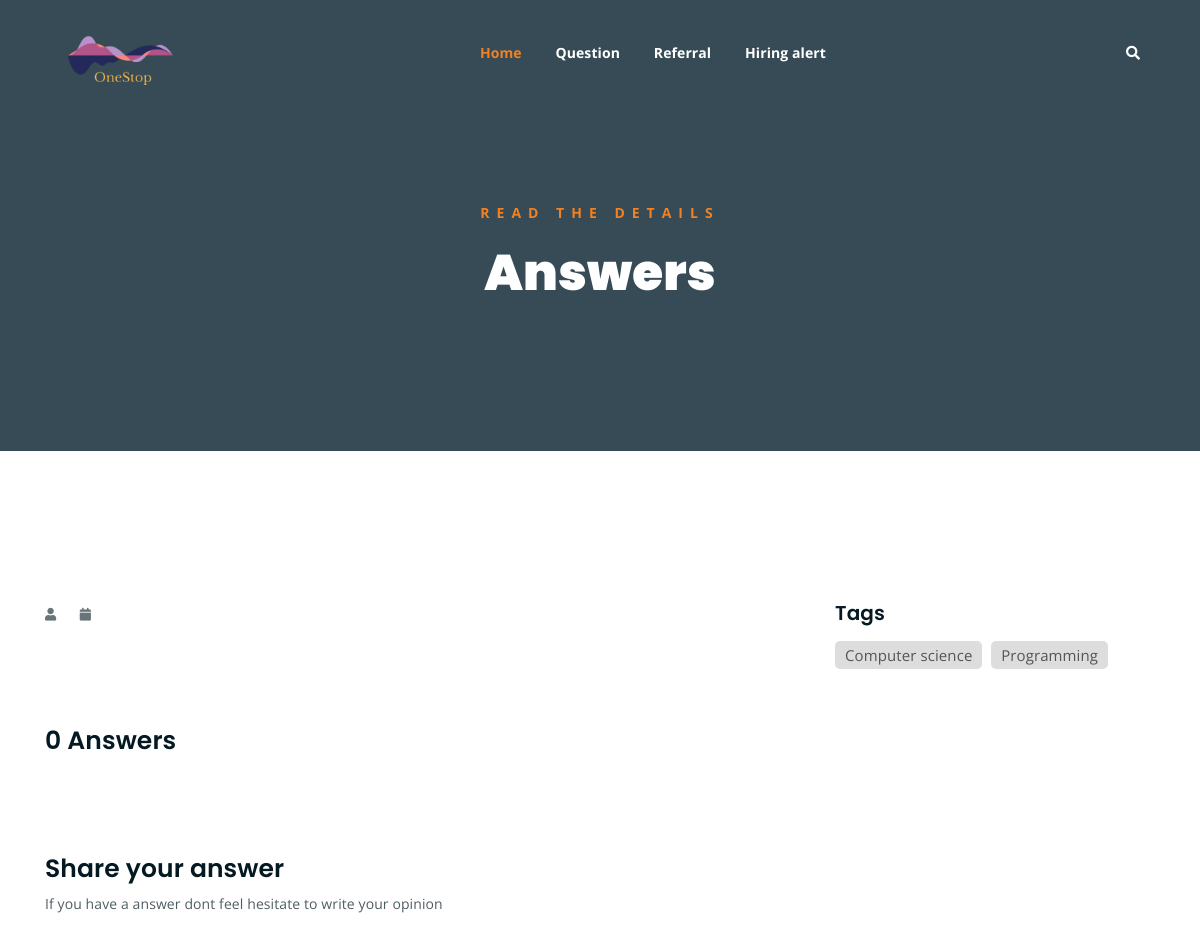
The page /Question/5/ (upper part) on the database as committed earlier.
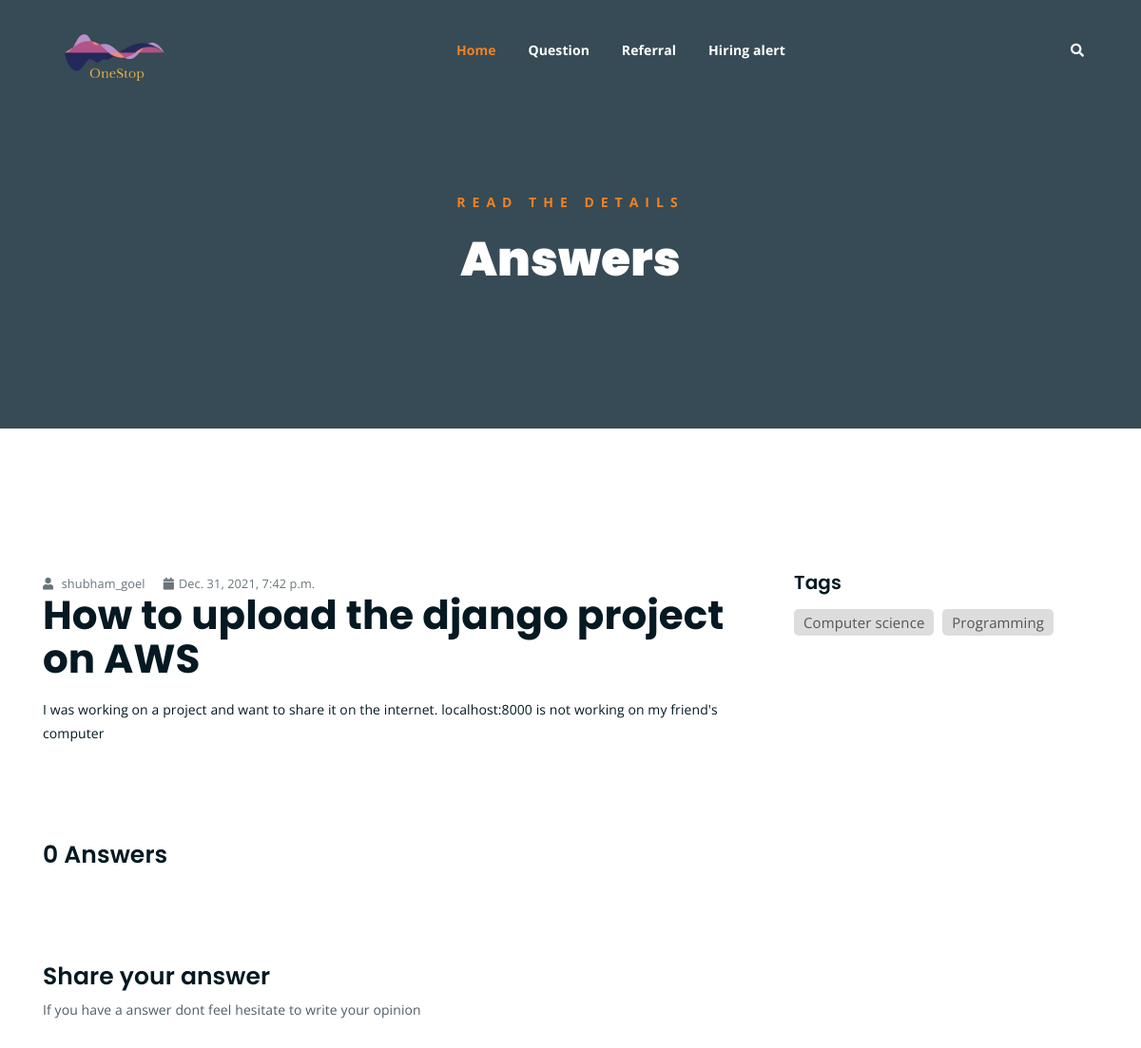
The same page on the database as committed later.
### main/models.py (models this page shows)
class Question(models.Model):
    title = models.CharField(max_length=500)
    description = models.TextField()
    image = models.ImageField(upload_to='mainapp/question_images/', null=True)
    student = models.ForeignKey(User, on_delete=models.CASCADE)
    date_posted = models.DateTimeField(default=datetime.datetime.now)

### main/views.py (the view)
# urls.py: path("Question/<int:pk>/", QuestionDetailView, name="Questions-detail"),
def QuestionDetailView(request, pk):
    context = {
        "question": Question.objects.filter(pk=pk).first(),
        "answers": Answer.objects.filter(question__pk=pk),
    }
    return render(request, "main/Question_detail.html", context)

### main/templates/main/Question_detail.html (shortened to what this page needs)
{% extends "main/base.html" %} {% block content%}
<div class="breadcrumb-section breadcrumb-bg">
    <div class="container">
        <div class="row">
            <div class="col-lg-8 offset-lg-2 text-center">
                <div class="breadcrumb-text">
                    <p>Read the Details</p>
                    <h1>Answers</h1>
                </div>
            </div>
        </div>
    </div>
</div>
<div class="mt-150 mb-150">
    <div class="container">
        <div class="row">
            <div class="col-lg-8">
                <div class="single-article-section">
                    <div class="single-article-text">
                        <p class="blog-meta">
                            <span class="author"><i class="fas fa-user"></i> {{question.student.username}}</span>
                            <span class="date"><i class="fas fa-calendar"></i>{{question.date_posted}}</span>
                        </p>
                    </div>
                    <h2>
                        {{question.title}}
                    </h2>
                    <p>
                        {{question.description}}
                    </p>
                    <div class="comments-list-wrap">
                        <h3 class="comment-count-title">{{answers.count}} Answers</h3>
                    </div>
                    <div class="comment-template">
                        <h4>Share your answer</h4>
                        <p>If you have a answer dont feel hesitate to write your opinion</p>
                    </div>
                </div>
            </div>
            <div class="col-lg-4">
                <div class="sidebar-section">
                    <div class="tag-section">
                        <h4>Tags</h4>
                        <ul>
                            <li><a>Computer science </a></li>
                            <li><a>Programming</a></li>
                        </ul>
                    </div>
                </div>
            </div>
        </div>
    </div>
</div>
{% endblock content%}

Rows that differ between the two databases and show on the page:
added Question: student.username "shubham_goel", date_posted "Dec. 31, 2021, 7:42 p.m.", title "How to upload the django project on AWS", description "I was working on a project and want to share it on the internet. localhost:8000 is not working on my friend's computer"
